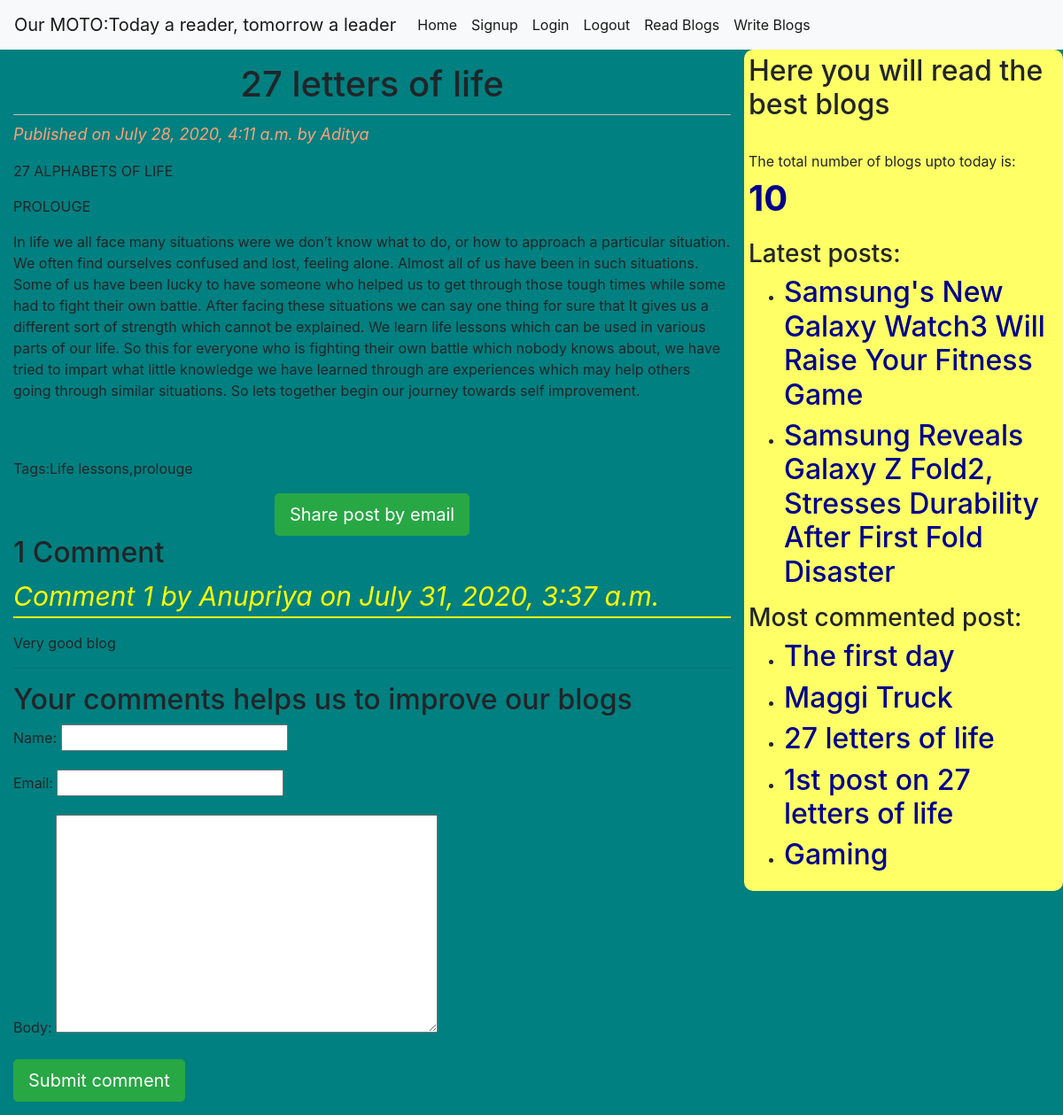
Screenshot of /2020/07/28/27-letters-life/ (signed in) with the database file from the repository.
### blog/models.py (models this page shows, shortened)
class Post(models.Model):
    STATUS_CHOICES=(('draft','Draft'),('published','Published'))
    title=models.CharField(max_length=256)
    slug=models.SlugField(max_length=264,unique_for_date='publish')
    author=models.ForeignKey(User,related_name='blog_posts',on_delete=models.CASCADE,)
    body=models.TextField()
    publish=models.DateTimeField(default=timezone.now)
    created=models.DateTimeField(auto_now_add=True)
    updated=models.DateTimeField(auto_now=True)
    status=models.CharField(max_length=10,choices=STATUS_CHOICES,default='draft')
    objects=CustomManager()
    tags=TaggableManager()
    class Meta:
        ordering=('-publish',)
    def get_absolute_url(self):
        return reverse('post_detail',args=[self.publish.year,self.publish.strftime('%m'),self.publish.strftime('%d'),self.slug])

class Comment(models.Model):
    post=models.ForeignKey(Post,related_name='comments',on_delete=models.CASCADE,)
    name=models.CharField(max_length=32)
    email=models.EmailField()
    body=models.TextField()
    created=models.DateTimeField(auto_now_add=True)
    updated=models.DateTimeField(auto_now=True)
    active=models.BooleanField(default=True)
    class Meta:
        ordering=('-created',)

### blog/views.py (the view)
# urls.py: path('<int:year>/<int:month>/<int:day>/<str:post>/', views.post_detail_view,name='post_detail'),
@login_required
def post_detail_view(request,year,month,day,post):
    post=get_object_or_404(Post,slug=post,
    status='published',
    publish__year=year,
    publish__month=month,
    publish__day=day)
    comments=post.comments.filter(active=True)
    csubmit=False
    if request.method=='POST':
        form=CommentForm(request.POST)
        if form.is_valid():
            new_comment=form.save(commit=False)
            new_comment.post=post
            new_comment.save()
            csubmit=True
    else:
        form=CommentForm()
    return render(request,'blog/post_detail.html',{'post':post,'form':form,'csubmit':csubmit,'comments':comments})

### blog/forms.py
class CommentForm(forms.ModelForm):
    class Meta:
        model=Comment
        fields=('name','email','body')

### blog/models.py (called while the page is built)
    def get_queryset(self):
        return super().get_queryset().filter(status='published')

### blog/templatetags/blog_tags.py (called while the page is built)
@register.simple_tag
def total_posts():
    return Post.objects.count()

@register.inclusion_tag('blog/latest_posts.html')
def show_latest_posts(count=3):
    latest_posts=Post.objects.order_by('-publish')[:count]
    return {'latest_posts':latest_posts}

@register.simple_tag
def get_most_commented_post(count=5):
    return Post.objects.annotate(total_comments=Count('comments')).order_by('-total_comments')[:count]

### templates/blog/post_detail.html (shortened to what this page needs)
<!DOCTYPE html>
{%extends 'blog/base.html'%}
{%block body_block%}
<h1>{{post.title}}</h1>
<p id='date'>Published on {{post.publish}} by {{post.author|title}}</p>
{{post.body|linebreaks}}<br><br>
<p id='tags'>Tags:{{post.tags.all|join:','}}</p>
<div class="container" align='center'>
  <a href="/{{post.id}}/share" class='btn btn-lg btn-success'>Share post by email</a>
</div>
{%with comments.count as comments_count%}
<h2>{{comments_count}} Comment{{comments_count|pluralize}}</h2>
{%endwith%}
{%if comments%}
  {%for comment in comments%}
    <p id='ch'>Comment {{forloop.counter}} by {{comment.name}} on {{comment.created}}</p>
    <div class="cb">
      {{comment.body|linebreaks}}
    </div>
    {%endfor%}
    <hr>
  {%else%}
    <p>There are no comments yet</p>
  {%endif%}
  {%if csubmit%}
    <h2>Your comment added successfully</h2>
  {%else%}
  <h2>Your comments helps us to improve our blogs</h2>
    <form  method="post">
      {{form.as_p}}
      <input type="submit" class='btn btn-success btn-lg' name="" value="Submit comment">
    </form>
    {%endif%}
{%endblock%}

### templates/blog/base.html (shortened to what this page needs)
<!DOCTYPE html>
{%load static%}
{%load blog_tags%}
<html lang="en" dir="ltr">
  <head>
    <link rel="stylesheet" href="https://stackpath.bootstrapcdn.com/bootstrap/4.5.0/css/bootstrap.min.css">
      <link rel="stylesheet" href="{% static "css/blog.css"%}">
  </head>
  <body>
    <nav class="navbar navbar-expand-lg navbar-light bg-light">
      <a class="navbar-brand" href="#">Our MOTO:Today a reader, tomorrow a leader</a>
      <div class="collapse navbar-collapse" id="navbarSupportedContent">
        <ul class="navbar-nav mr-auto">
          <li class="nav-item active">
            <a class="nav-link" href="/">Home <span class="sr-only">(current)</span></a>
            </li>
          <li class="nav-item active">
              <a class="nav-link" href="/signup">Signup <span class="sr-only">(current)</span></a>
  <li class="nav-item">
    <li class="nav-item active">
        <a class="nav-link" href="/accounts/login">Login <span class="sr-only">(current)</span></a>
  <li class="nav-item">
      <li class="nav-item active">
  <a class="nav-link" href="/accounts/logout">Logout <span class="sr-only">(current)</span></a>
  </li>
  <li class="nav-item">
      <li class="nav-item active">
  <a class="nav-link" href="/">Read Blogs <span class="sr-only">(current)</span></a>
  </li>
  <li class="nav-item">
      <li class="nav-item active">
  <a class="nav-link" href="/write">Write Blogs <span class="sr-only">(current)</span></a>
  </li>
        </ul>
    </div>
    </nav>
    <div class="content" >
      {%block body_block%}
      {%endblock%}
    </div>
    <div  class="sidebar">
        <h2>Here you will read the best blogs</h2><br>
        <p>The total number of blogs upto today is: <span id='pcount'>{%total_posts%}</span></p>
        <h3>Latest posts: </h3>{%show_latest_posts 2%}
        <h3>Most commented post:</h3>{%get_most_commented_post as most_commented_post%}
        <ul>
          {%for post in most_commented_post%}
            <li>  <a id='name' href="{{post.get_absolute_url}}"><h2>{{post.title}}</h2></a></li>
          {%endfor%}
        </ul>
    </div>
  </body>
</html>

### templates/blog/latest_posts.html
<ul>
  {%for post in latest_posts%}
  <li>  <a id='name' href="{{post.get_absolute_url}}"><h2>{{post.title}}</h2></a></li>
  {%endfor%}
</ul>

### static/css/blog.css (style rules this page uses)
.content { border-radius: 15px; width:70%; float:left; padding:15px; background: #008080; }
.sidebar { width:30%; float:right; padding: 5px; background: #FFFF66; border-radius: 10px; }
h1 { text-align: center; border-bottom: 1px solid #bbb; padding-bottom: 10px; }
body { background-color:#008080; }
#date { color:#FFA07A; font-size:18px; font-style: italic; }
a { color:#FFFF66; }
input[type='text'] { color:#6e3a07; }
#ch { color:yellow; font-size: 30px; font-style: italic; border-bottom: 2px solid yellow; }
#pcount { font-size: 40px; color:#00008B; font-weight: bold; }
#name { color:#00008B; }

### rows the page displays
Post: title "27 letters of life", publish "July 28, 2020, 4:11 a.m.", author "Aditya", body "27 ALPHABETS OF LIFE PROLOUGE In life we all face many situations were we don’t know what to do, or how to approach a particular situation. We often find ourselves confused and lost, feeling alone. Almost all of us have been in such situations. Some of us have been lucky to have someone who helped us to get through those tough times while some had to fight their own battle. After facing these situations we can say one thing for sure that It gives us a different sort of strength which cannot be explained. We learn life lessons which can be used in various parts of our life. So this for everyone who is fighting their own battle which nobody knows about, we have tried to impart what little…", tags.all "Life lessons,prolouge"
Comment: name "Anupriya", created "July 31, 2020, 3:37 a.m.", body "Very good blog"
Post: title "Samsung's New Galaxy Watch3 Will Raise Your Fitness Game"
Post: title "Samsung Reveals Galaxy Z Fold2, Stresses Durability After First Fold Disaster"
Post: title "The first day"
Post: title "Maggi Truck"
Post: title "1st post on 27 letters of life"
Post: title "Gaming"

### other values shown
{{ comments_count }} "1"
